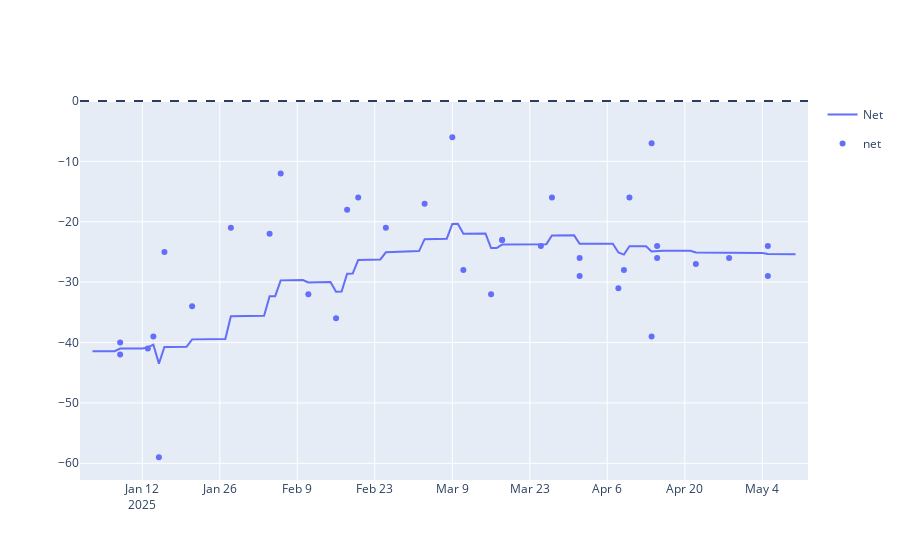

The cell this chart's notebook holds for it:
### Code cell
line = px.line(approval_avg, x='Date', y=['Net'])
scatter = px.scatter(polls_df[polls_df['end_date'] >= pd.to_datetime('2025-01-04')], x='end_date', y=['net'])
fig = go.Figure(data=line.data + scatter.data)
fig.add_hline(y=0, line_dash='dash')
fig.show()
